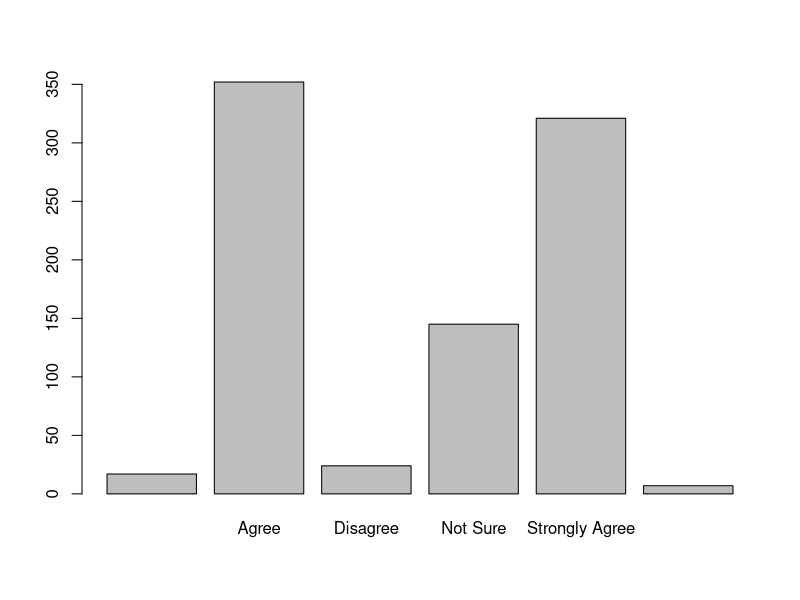
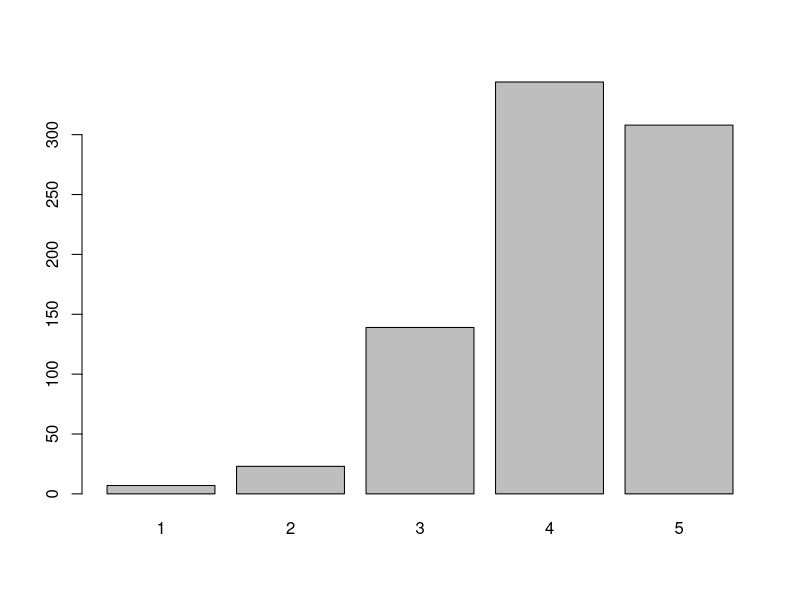
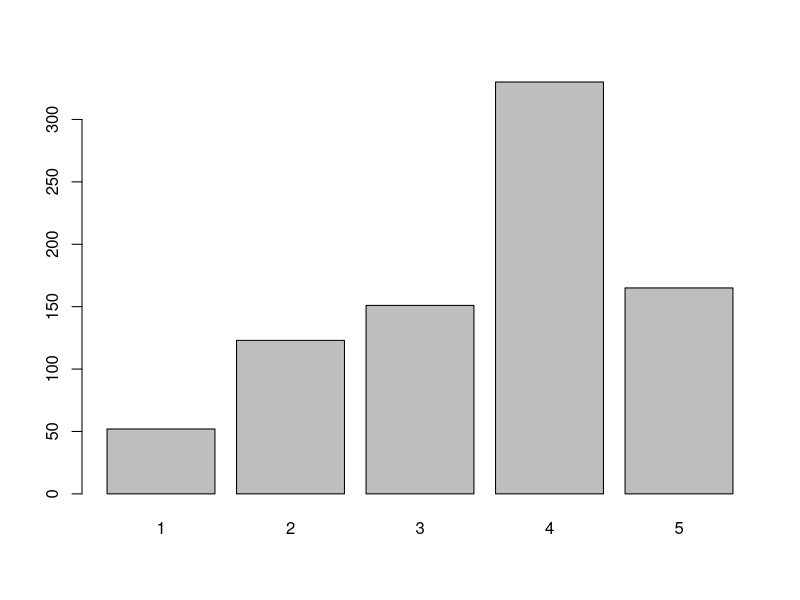
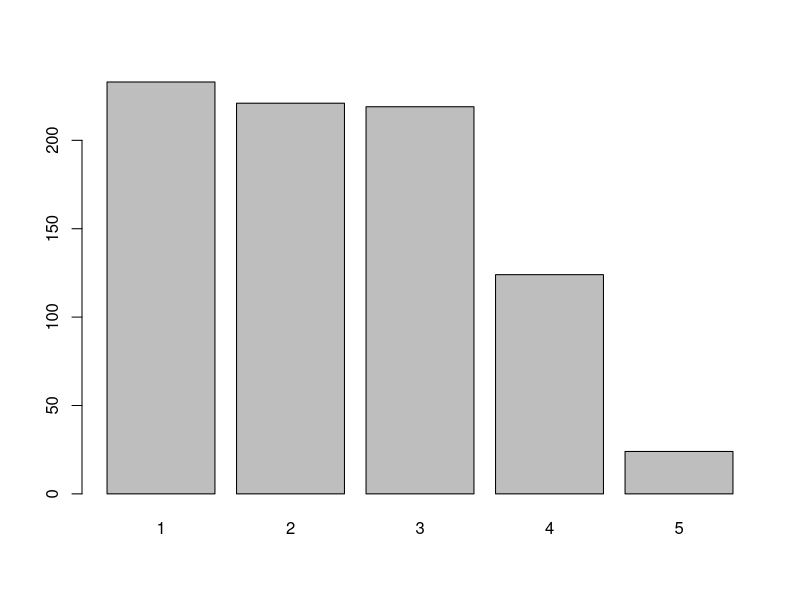
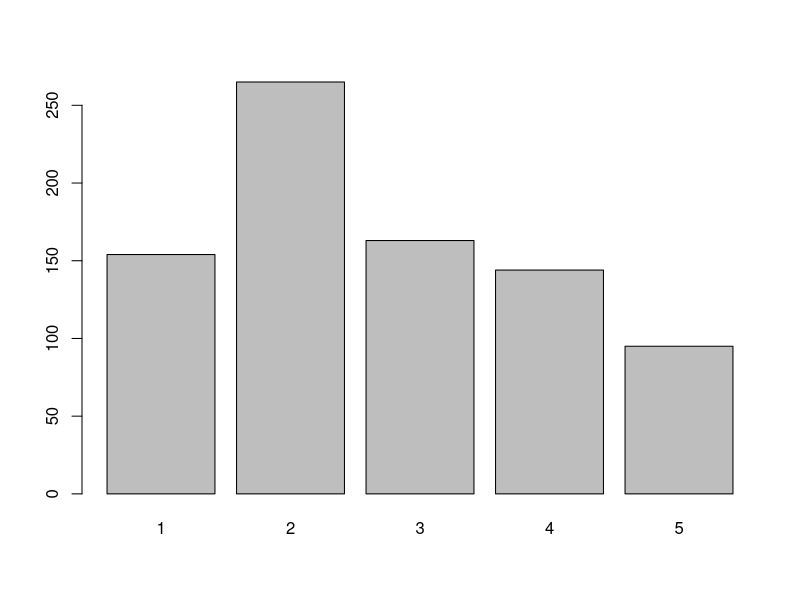

The R script that drew these images, in order:
## ---- chunk 1
stem_org = read.csv("stem.csv")

# subset out original dataset
stem = stem_org[1:866,]
## ---- chunk 2
# ordinal pooling, questions Q3.1 to Q3.24
barplot(table(stem$Q3.1))
table(stem$Q3.2)

reordered = as.data.frame(sapply(stem, function(x) as.integer(factor(as.character(x), levels=c("Strongly Disagree","Disagree","Not Sure", "Agree", "Strongly Agree")))))

stem[24:47] = reordered[24:47]
## ---- chunk 3
# make a copy incase we need original rows for later analysis
stem_ordinal = stem[24:47]
stem_ordinal = na.omit(stem_ordinal)

barplot(table(stem_ordinal$Q3.1))
barplot(table(stem_ordinal$Q3.2))
barplot(table(stem_ordinal$Q3.3))
barplot(table(stem_ordinal$Q3.4))
